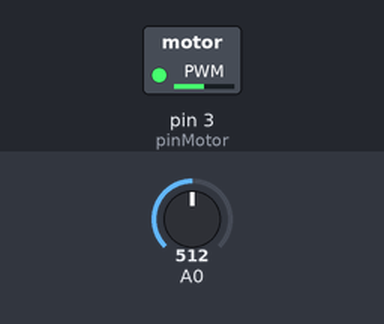
Bench run of a sketch on a simulated Arduino Uno, built with avr-gcc and run on an emulated ATmega328P. Shown: switched loads named in the sketch (green lamp = pin HIGH). The test bench sets the inputs (shaded band); at power-on: A0 = 512.

Above: at 1.2 s.
1.3 s: A0 set to 716
At 2.4 s:
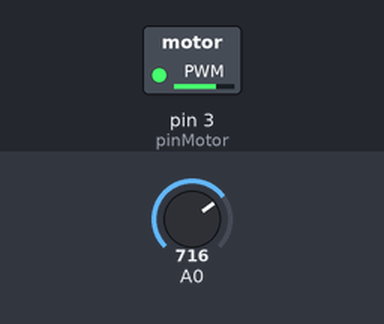
2.8 s: A0 set to 900
At 3.5 s:
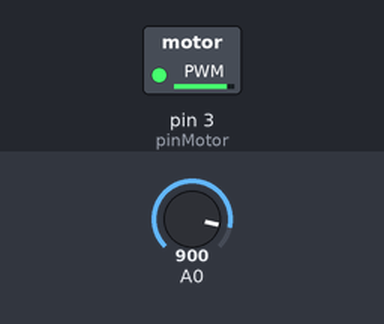
4.3 s: A0 set to 122
At 4.6 s:
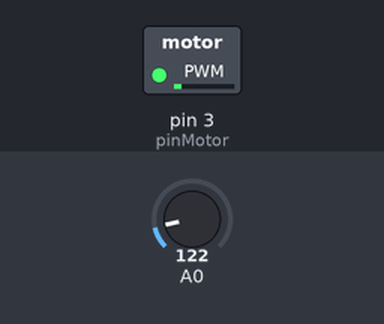
5.8 s: A0 set to 0
At 7.0 s:
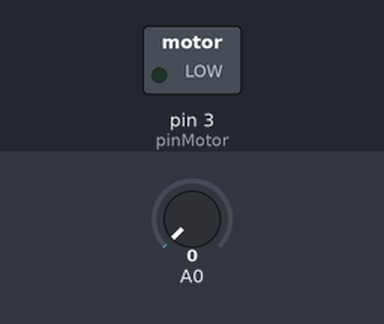
7.3 s: A0 set to 511
At 8.1 s:
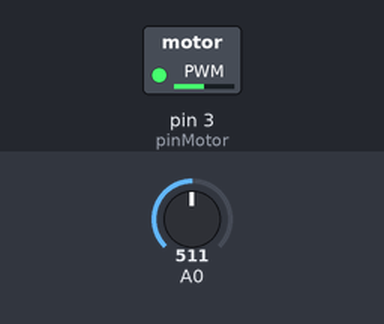
Timing chart, 0 to 9.8 s (numbered marks = the images above; inputs shaded):
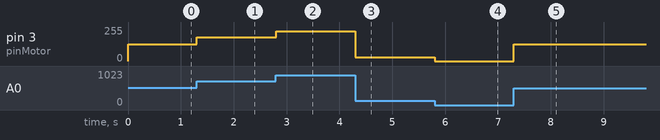

The sketch:

motor.ino
```cpp
int pinMotor = 3;
int valPot = 0;
int valMotor;

void setup() {
  // put your setup code here, to run once:
  pinMode(pinMotor, OUTPUT);
  pinMode(A0, INPUT);
}

void loop() {
  // put your main code here, to run repeatedly:
  valPot = analogRead(A0);
  valMotor = map(valPot, 0, 1023, 0, 255);
  analogWrite(pinMotor, valMotor);
}
```

Measured:
- after the input at 1.3 s, pin 3 (pinMotor): 127/255 → 178/255 at once
- after the input at 2.8 s, pin 3 (pinMotor): 178/255 → 224/255 at once
- after the input at 4.3 s, pin 3 (pinMotor): 224/255 → 30/255 at once
- after the input at 5.8 s, pin 3 (pinMotor): 30/255 → 0/255 at once
- after the input at 7.3 s, pin 3 (pinMotor): 0/255 → 127/255 at once
